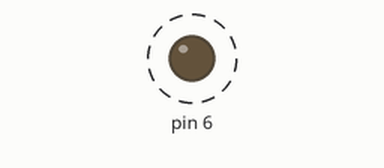
Bench run of a sketch on a simulated Arduino Uno, built for the host (arithmetic inside an expression is 32-bit, double 64-bit). On the bench: output pins drawn as LEDs (lit = HIGH). Dashed ring = blinking. WiFi joins after 1.5 s; servers stay silent unless stated; pins used as bus, display or sensor lines are not drawn; what the sketch prints to the serial monitor is not drawn.

Above: at 2.3 s.
Timing chart, 0 to 6.4 s (numbered marks = the images above):
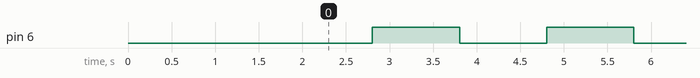

The sketch:

blynk_ethernet_w5100_led_blink.ino
```cpp
// (licence header left out)
/* Comment this out to disable prints and save space */
#define BLYNK_PRINT Serial


#include <SPI.h>
#include <Ethernet.h>
#include <BlynkSimpleEthernet.h>

// You should get Auth Token in the Blynk App.
// Go to the Project Settings (nut icon).
char auth[] = "PqlqiC4SF9wnVSRKR8IGlD_Q3Qi0Gm0C";

#define W5100_CS  10
#define SDCARD_CS 4

WidgetLED led1(V1);

BlynkTimer timer;

// V1 LED Widget is blinking
void blinkLedWidget()
{
  if (led1.getValue()) {
    led1.off();
    digitalWrite(6, LOW);
    Serial.println("LED on V1: off");
  } else {
    led1.on();
    digitalWrite(6, HIGH);
    Serial.println("LED on V1: on");
  }
}

void setup()
{
  // Debug console
  Serial.begin(9600);
  pinMode(6, OUTPUT);

  pinMode(SDCARD_CS, OUTPUT);
  digitalWrite(SDCARD_CS, HIGH); // Deselect the SD card

  Blynk.begin(auth);
  // You can also specify server:
  //Blynk.begin(auth, "blynk-cloud.com", 80);
  //Blynk.begin(auth, IPAddress(192,168,1,100), 8080);

  timer.setInterval(1000L, blinkLedWidget);
}

void loop()
{
  Blynk.run();
  timer.run();
}
```

Measured:
- by itself, pin 6: alternates HIGH for 1.0 s and LOW for 1.0 s
